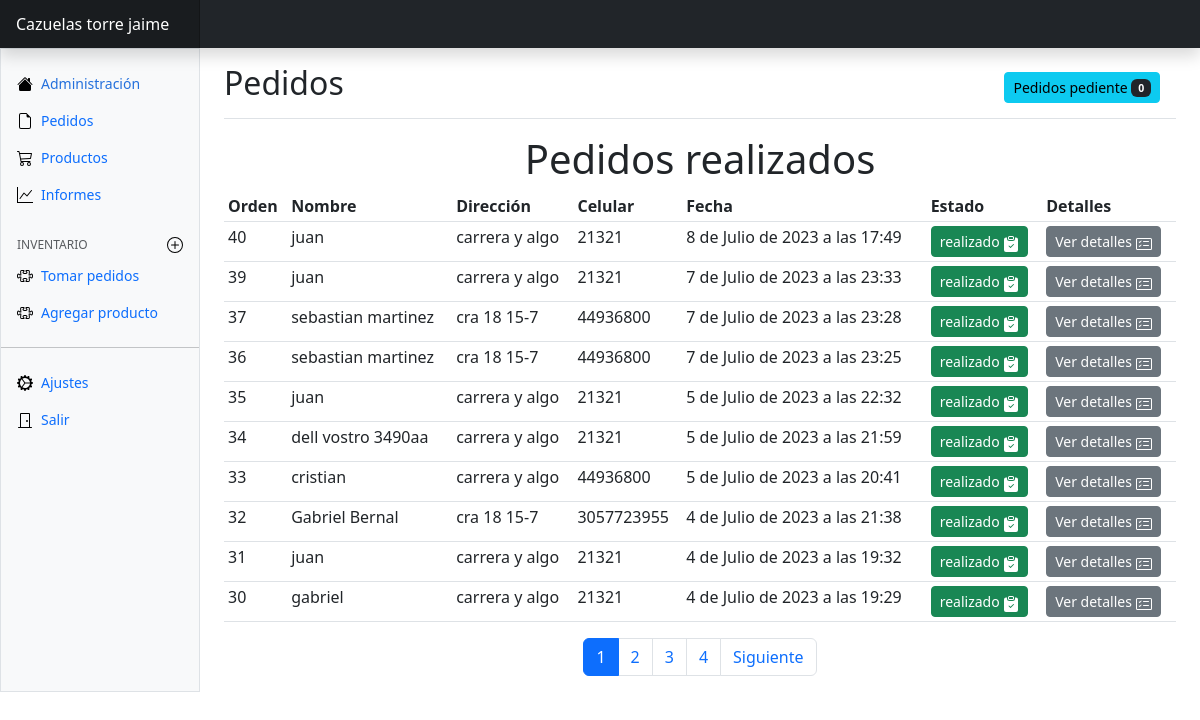
/pedidos_realizados/ (signed in), run on the app's committed database.
### productos/models.py (models this page shows, shortened)
class Cliente(models.Model):
    nombre = models.CharField(max_length=250)
    direccion = models.CharField(max_length=350)
    celular = models.IntegerField()
    fecha = models.DateTimeField(auto_now_add=True)
    estado = models.IntegerField()

### productos/views.py (the view)
# urls.py: path('pedidos_realizados/', views.pedidos_realizados,
@login_required
def pedidos_realizados(request):
    pedidos = Pedido.objects.filter(carrito__estado='2').order_by('-carrito_id').values('carrito_id', 'carrito__nombre',
                                                                                        'carrito__direccion', 'carrito__celular', 'carrito__fecha', 'carrito__estado').distinct()
    numerop = Pedido.objects.filter(
        carrito__estado='1').values('carrito').distinct().count()
    page = request.GET.get('page', 1)
    try:
        paginator = Paginator(pedidos, 10)
        pedidos = paginator.page(page)
    except:
        raise Http404
    return render(
        request,
        'panel/pedidos/pedidos_realizados.html',
        context={'entity': pedidos, 'paginator': paginator, 'numerop': numerop}
    )

### productos/templates/panel/pedidos/pedidos_realizados.html (shortened to what this page needs)
{% extends 'panel/admin.html' %}
{% block content %}
<main class="col-md-9 ms-sm-auto col-lg-10 px-md-4">
    <div
        class="d-flex justify-content-between flex-wrap flex-md-nowrap align-items-center pt-3 pb-2 mb-3 border-bottom">
        <h1 class="h2">Pedidos</h1>
        <div class="btn-toolbar mb-2 mb-md-0">
            <a href="{% url 'productos:pedidos' %}"><div class="btn-group me-3">
                <button type="button" class="btn btn-sm btn-info">Pedidos pediente
                    <span class="badge text-bg-dark">{{numerop}}</span>
                </button>
            </div></a>
        </div>
    </div>
    <center><h1>Pedidos realizados</h1></center>
    <div class="table-responsive small">
        <table class="table table-sm">
            <thead>
                <tr>
                    <th scope="col">Orden</th>
                    <th scope="col">Nombre</th>
                    <th scope="col">Dirección</th>
                    <th scope="col">Celular</th>
                    <th scope="col">Fecha</th>
                    <th scope="col">Estado</th>
                    <th scope="col">Detalles</th>
            </thead>
            {% for pedido in entity %}
            <tbody>
                <tr>
                    <td>{{pedido.carrito_id}}</td>
                    <td>{{pedido.carrito__nombre}}</td>
                    <td>{{pedido.carrito__direccion}}</td>
                    <td>{{pedido.carrito__celular}}</td>
                    <td>{{pedido.carrito__fecha}}</td>
                    <td><button
                        class="btn btn-sm btn-success">realizado
                    </button></td>
                    <td><a href="{% url 'productos:detalles' pedido.carrito_id %}"><button
                                class="btn btn-sm btn-secondary">Ver detalles
                    </button></a></td>
                </tr>
            </tbody>
            {% endfor %}
        </table>
        <center>
            <div>{% include 'panel/producto/paginator.html' %}</div>
        </center>
    </div>
</main>
</div>
</div>
{% endblock content %}

### data on the page
Cliente: carrito_id "33", carrito__nombre "cristian", carrito__direccion "carrera y algo", carrito__celular "44936800", carrito__fecha "5 de Julio de 2023 a las 20:41"
Cliente: carrito_id "32", carrito__nombre "Gabriel Bernal", carrito__direccion "cra 18 15-7", carrito__celular "3057723955", carrito__fecha "4 de Julio de 2023 a las 21:38"
Cliente: carrito_id "30", carrito__nombre "gabriel", carrito__direccion "carrera y algo", carrito__celular "21321", carrito__fecha "4 de Julio de 2023 a las 19:29"

### other printed values
{{ numerop }} "0"
{{ pedido.carrito_id }} "40" "39" "37" "36" "35" "34" "31"
{{ pedido.carrito__nombre }} "juan" "juan" "sebastian martinez" "sebastian martinez" "juan" "dell vostro 3490aa" "juan"
{{ pedido.carrito__direccion }} "carrera y algo" "carrera y algo" "cra 18 15-7" "cra 18 15-7" "carrera y algo" "carrera y algo" "carrera y algo"
{{ pedido.carrito__celular }} "21321" "21321" "44936800" "44936800" "21321" "21321" "21321"
{{ pedido.carrito__fecha }} "8 de Julio de 2023 a las 17:49" "7 de Julio de 2023 a las 23:33" "7 de Julio de 2023 a las 23:28" "7 de Julio de 2023 a las 23:25" "5 de Julio de 2023 a las 22:32" "5 de Julio de 2023 a las 21:59" "4 de Julio de 2023 a las 19:32"
{{ page }} "1" "2" "3" "4"
